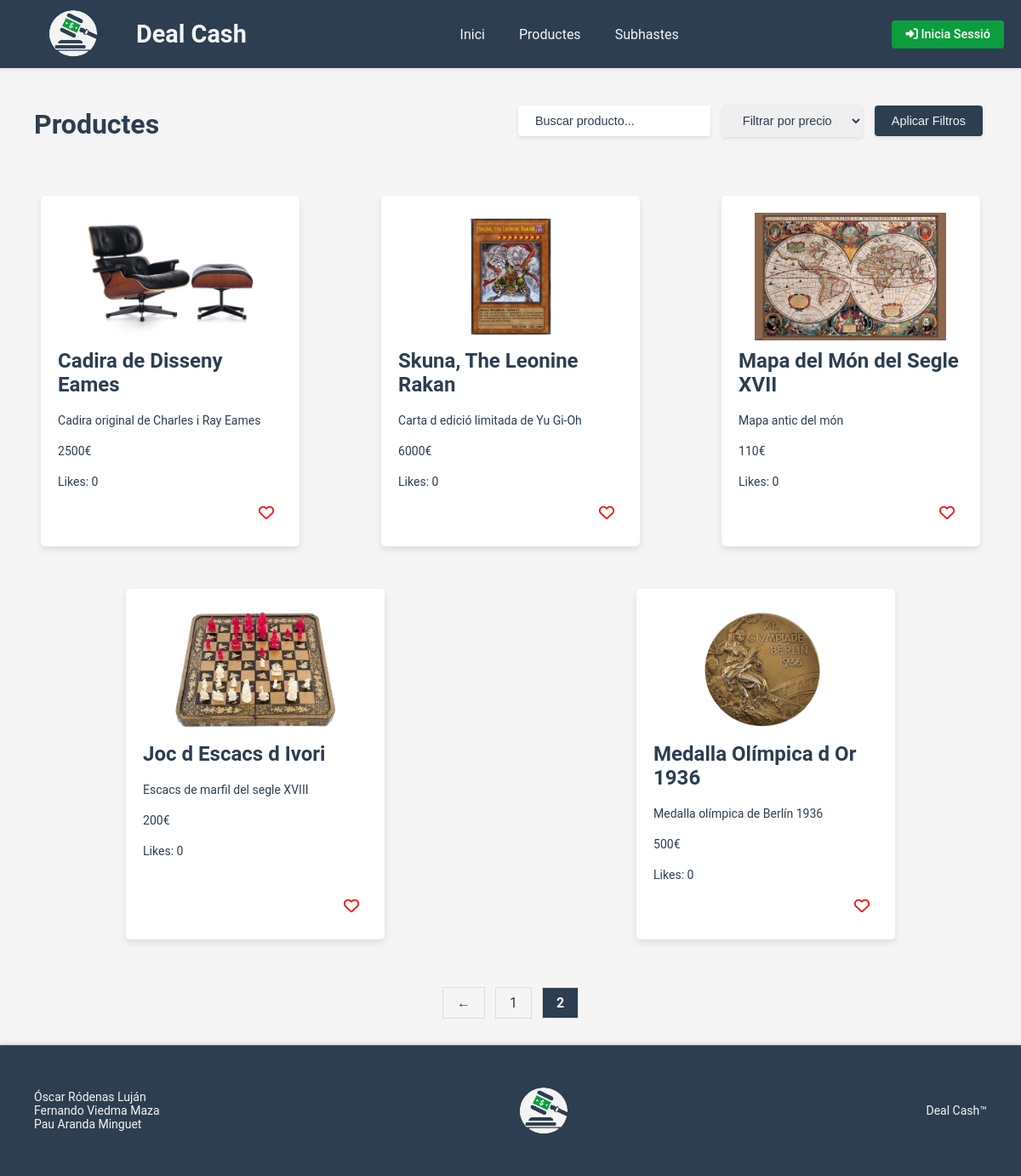
/app/views/productes.php?page=2, run on the app's committed database.
### tables this page shows
CREATE TABLE IF NOT EXISTS producte (
id_producte SMALLINT(4) AUTO_INCREMENT PRIMARY KEY,
nom VARCHAR(100) NOT NULL,
descripcio_curta VARCHAR(255) NOT NULL,
descripcio_llarga VARCHAR(1000) NOT NULL,
foto VARCHAR(200) NOT NULL,
preu DOUBLE NOT NULL,
estat ENUM('pendent', 'validat', 'rebutjat', 'assignat', 'venut', 'retirat') DEFAULT 'pendent',
observacio_subhastador VARCHAR(255),
usuari_id SMALLINT(4),
subhasta_id SMALLINT(4) NULL,
rol_usuari ENUM('comprador', 'venedor') NOT NULL,
FOREIGN KEY (usuari_id) REFERENCES usuari(id_usuari) ON DELETE CASCADE,
FOREIGN KEY (subhasta_id) REFERENCES subhasta(id_subhasta) ON DELETE CASCADE
);

### app/controllers/ProductController.php (called while the page is built, shortened)
<?php
require_once '../models/ProductModel.php';
class ProductController
{
    private $productModel;
    public function __construct()
    {
        $this->productModel = new ProductModel();
    }
    public function filterProducts($searchValue, $priceFilterValue)
    {
        return $this->productModel->filterProducts($searchValue, $priceFilterValue);
    }
    public function hasLikedProduct($productId, $userId = null)
    {
        return $this->productModel->hasLikedProduct($productId, $userId, $userId ? null : session_id());
    }
    public function getLikesCount($productId)
    {
        return $this->productModel->getLikesCount($productId);
    }
}
?>

### app/models/ProductModel.php (called while the page is built, shortened)
<?php
require_once '../config/db_connection.php';
class ProductModel {
    private $conn;
    public function __construct() {
        global $conn;
        $this->conn = $conn;
    }
    public function filterProducts($searchValue, $priceFilterValue) {
        $query = "SELECT * FROM producte WHERE estat IN ('validat', 'assignat')";
        $stmt = $this->conn->prepare($query);
        $stmt->execute();
        return $stmt->fetchAll(PDO::FETCH_ASSOC);
    }
    public function hasLikedProduct($productId, $userId = null, $guestId = null) {
        if ($userId) {
            $query = "SELECT * FROM likes_producte WHERE producte_id = :product_id AND usuari_id = :user_id";
            $stmt = $this->conn->prepare($query);
            $stmt->bindParam(':product_id', $productId);
            $stmt->bindParam(':user_id', $userId);
        } else {
            $query = "SELECT * FROM likes_producte WHERE producte_id = :product_id AND guest_id = :guest_id";
            $stmt = $this->conn->prepare($query);
            $stmt->bindParam(':product_id', $productId);
            $stmt->bindParam(':guest_id', $guestId);
        }
        $stmt->execute();
        return $stmt->fetch(PDO::FETCH_ASSOC) !== false;
    }
    public function getLikesCount($productId) {
        $query = "SELECT COUNT(*) as total_likes FROM likes_producte WHERE producte_id = :product_id";
        $stmt = $this->conn->prepare($query);
        $stmt->bindParam(':product_id', $productId);
        $stmt->execute();
        return $stmt->fetch(PDO::FETCH_ASSOC)['total_likes'];
    }
}
?>

### app/views/productes.php (the view, shortened to what this page needs)
<?php
require_once '../controllers/ProductController.php';
$productController = new ProductController();
$limit = 12;
$page = isset($_GET['page']) ? (int)$_GET['page'] : 1;
$offset = ($page - 1) * $limit;
$searchValue = isset($_GET['searchBar']) ? trim($_GET['searchBar']) : '';
$priceFilterValue = isset($_GET['priceFilter']) ? trim($_GET['priceFilter']) : '';
$filteredProducts = [];
function normalizeText($text) {
    return strtolower(iconv('UTF-8', 'ASCII//TRANSLIT', $text));
}
$searchValue = normalizeText($searchValue);
if ($_SERVER['REQUEST_METHOD'] === 'GET') {
    $filteredProducts = $productController->filterProducts($searchValue, $priceFilterValue);
}
if ($filteredProducts) {
    $products = array_slice($filteredProducts, $offset, $limit);
    $totalProducts = count($filteredProducts);
} else {
    $products = [];
    $totalProducts = 0;
}
$totalPages = ceil($totalProducts / $limit);
?>
<!DOCTYPE html>
<html lang="ca">
<head>
    <link rel="stylesheet" href="../../assets/css/header.css">
    <link rel="stylesheet" href="../../assets/css/productes.css">
    <link rel="stylesheet" href="../../assets/css/footer.css">
</head>
<body>
<?php include 'header.php'; ?>
<main class="products-main">
    <section class="product-filter">
        <h1>Productes</h1>
        <form method="GET" action="productes.php">
            <input type="text" id="searchBar" name="searchBar" value="<?= htmlspecialchars($searchValue); ?>" placeholder="Buscar producto...">
            <select id="priceFilter" name="priceFilter">
                <option value="">Filtrar por precio</option>
            </select>
            <button type="submit">Aplicar Filtros</button>
        </form>
    </section>
    <section class="products-section">
        <div class="product-flex">
            <?php if (empty($products)): ?>
                <p class="no-results">No s'han trobat productes relacionats amb la teva búsqueda.</p>
            <?php else: ?>
                <?php foreach ($products as $product): ?>
                    <?php if (DEBUG_VISIBILITY_PRODUCT): ?>
                        <div class="product-card">
                            <div class="product-image">
                                <img src="<?= htmlspecialchars($product['foto']); ?>" alt="<?= htmlspecialchars($product['nom']); ?>">
                            </div>
                            <h2 class="titol-tercer"><?= htmlspecialchars($product['nom']); ?></h2>
                            <p><?= htmlspecialchars($product['descripcio_curta']); ?></p>
                            <p><?= htmlspecialchars($product['preu']); ?>€</p>
                            <p class="text-likes">Likes: <?= $productController->getLikesCount($product['id_producte']); ?></p>
                            <form method="POST" action="productes.php">
                                <?php
                                $userId = $_SESSION['user_id'] ?? null;
                                $guestId = $userId ? null : session_id();
                                if ($productController->hasLikedProduct($product['id_producte'], $userId, $guestId)): ?>
                                    <div class="eliminar-like">
                                    <button type="submit" name="like_button">
                                        <i class="fa-solid fa-heart"></i>
                                    </button>
                                    </div>
                                <?php else: ?>
                                    <div class="donar-like">
                                    <button type="submit" name="like_button">
                                        <i class="fa-regular fa-heart"></i>
                                    </button>
                                    </div>
                                <?php endif; ?>
                            </form>
                        </div>
                    <?php endif; ?>
                <?php endforeach; ?>
            <?php endif; ?>
        </div>
        <?php if (!empty($products)): ?>
            <div class="paginacio">
                <?php if ($page > 1): ?>
                    <a href="productes.php?page=<?= $page - 1; ?>">←</a>
                <?php endif; ?>
                <?php for ($i = 1; $i <= $totalPages; $i++): ?>
                    <a href="productes.php?page=<?= $i; ?>" <?= $i === $page ? 'class="actiu"' : ''; ?>><?= $i; ?></a>
                <?php endfor; ?>
            </div>
        <?php endif; ?>
    </section>
</main>
<?php include 'footer.php'; ?>
</body>
</html>

### app/views/header.php (shortened to what this page needs)
<header class="main-header">
    <div class="logo-title">
        <a href="index.php">
            <img class="header-logo" src="../../assets/img/logo_deal_cash.png" alt="Logo">
        </a>
        <a href="index.php" class="title">
            <h2>Deal Cash</h2>
        </a>
    </div>
    <nav class="navbar">
        <ul class="navbar-menu">
            <li><a href="index.php">Inici</a></li>
            <li><a href="productes.php">Productes</a></li>
            <li><a href="subhastes.php">Subhastes</a></li>
        </ul>
    </nav>
    <div class="auth">
        <?php if (isset($_SESSION['loggedin']) && $_SESSION['loggedin']): ?>
            <a href="logout.php" class="auth-button logout-button">
                <i class="fas fa-sign-out-alt"></i> Tancar Sessió
            </a>
        <?php else: ?>
            <a href="login.php" class="auth-button login-button">
                <i class="fa-solid fa-right-to-bracket"></i> Inicia Sessió
            </a>
        <?php endif; ?>
    </div>
</header>

### app/views/footer.php
<footer class="footer">
    <div class="left-section">
        <ul>
            <li>Óscar Ródenas Luján</li>
            <li>Fernando Viedma Maza</li>
            <li>Pau Aranda Minguet</li>
        </ul>
    </div>
    <div class="center-section">
        <a href="index.php">
            <img class="footer-logo" src="../../assets/img/logo_deal_cash.png" alt="Footer logo">
        </a>
    </div>
    <div class="right-section">
        <ul>
            <li>Deal Cash™</li>
        </ul>
    </div>
</footer>

### assets/css/header.css (style rules this page uses)
.main-header { display: flex; justify-content: space-between; align-items: center; padding: 10px 20px; background-color: #2C3E50; font-family: 'Roboto', sans-serif; box-shadow: 0 2px 4px rgba(0, 0, 0, 0.1); height: 60px; position: sticky; top: 0; left: 0; right: 0; z-index: 2; }
.main-header .logo-title { display: flex; align-items: center; gap: 10px; }
.title { color: #F4F4F4; font-size: 1.2em; font-weight: bold; text-decoration: none; }
.navbar { display: flex; align-items: center; margin: 0 20px; }
.navbar-menu { list-style: none; display: flex; gap: 20px; margin: 0; padding: 0; }
.auth { display: flex; align-items: center; }
.auth .auth-button { font-size: 0.9em; padding: 8px 16px; border-radius: 4px; text-decoration: none; color: #FFFFFF; font-weight: 500; transition: background-color 0.3s; }

### assets/css/productes.css (style rules this page uses)
.product-filter { display: flex; justify-content: space-between; align-items: center; padding: 20px 40px; }
.product-filter h1 { font-size: 32px; font-weight: bold; color: #2c3e50; margin-bottom: 20px; }
.product-filter input, .product-filter select, .product-filter button { border: none; font-size: 0.9em; padding: 8px 16px; border-radius: 4px; text-decoration: none; color: #2C3E50; font-weight: 500; transition: background-color 0.3s; padding: 10px 20px; margin: 5px; box-shadow: 0 2px 4px rgba(0, 0, 0, 0.1); outline: none; }
.product-filter select, .product-filter button { cursor: pointer; }
.product-flex { display: flex; flex-wrap: wrap; justify-content: space-around; min-height: calc(100vh - 357px); }
.product-card { flex: 0 0 calc(20% - 20px); box-sizing: border-box; background-color: white; padding: 20px; border-radius: 5px; margin: 25px 5px; display: flex; flex-direction: column; box-shadow: 0 4px 8px rgba(0, 0, 0, 0.1); transition: transform 0.3s, box-shadow 0.3s; }
.product-image { width: 263.84px; height: 150px; display: flex; justify-content: center; overflow: hidden; }
.product-image img { width: auto; height: 100%; object-fit: fill; }
.product-card form { align-self: end; margin-top: auto; }
.product-card h2 { margin: 10px 0; font-size: 24px; color: #2C3E50; }
.product-card p { margin: 10px 0; color: #2C3E50; font-size: 14px; }
.eliminar-like button, .donar-like button { padding: 10px; border: none; background-color: #ffff; cursor: pointer; }
.donar-like .fa-heart, .eliminar-like .fa-heart { color: red ; font-size: large; }
.paginacio { text-align: center; margin: 40px 0; }
.paginacio a { color: #333; padding: 8px 16px; text-decoration: none; margin: 0 4px; border: 1px solid #ddd; }
.paginacio a.actiu { font-weight: bold; background-color: #2C3E50; color: #f5f5f5; }

### assets/css/footer.css (style rules this page uses)
.footer { background-color: #2C3E50; color: #F4F4F4; padding: 0px 40px; display: flex; justify-content: space-between; align-items: center; font-family: 'Roboto', sans-serif; font-size: 14px; border-top: 1px solid rgba(255, 255, 255, 0.2); box-shadow: 0 -2px 5px rgba(0, 0, 0, 0.1); position: relative; bottom: 0; left: 0; right: 0; z-index: 2; }
.footer-logo { width: 130px; height: auto; padding-top: 20px; }
ul { padding: 0; }
li { list-style: none; }

### data on the page
producte: foto (picture), nom "Cadira de Disseny Eames", descripcio_curta "Cadira original de Charles i Ray Eames", preu "2500", LikesCount "0"
producte: foto (picture), nom "Skuna, The Leonine Rakan", descripcio_curta "Carta d edició limitada de Yu Gi-Oh", preu "6000", LikesCount "0"
producte: foto (picture), nom "Mapa del Món del Segle XVII", descripcio_curta "Mapa antic del món", preu "110", LikesCount "0"
producte: foto (picture), nom "Joc d Escacs d Ivori", descripcio_curta "Escacs de marfil del segle XVIII", preu "200", LikesCount "0"
producte: foto (picture), nom "Medalla Olímpica d Or 1936", descripcio_curta "Medalla olímpica de Berlín 1936", preu "500", LikesCount "0"
